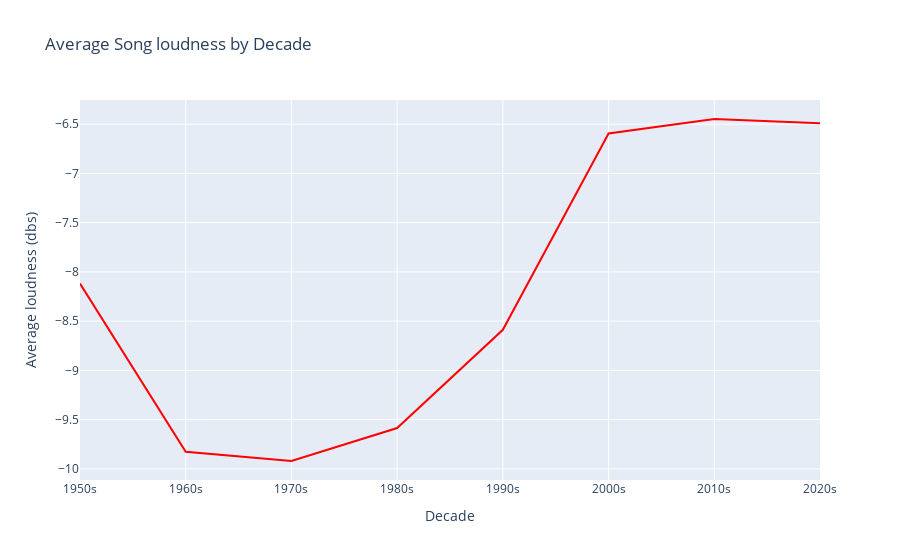

The code cell stored with this chart in its notebook:
### Code cell
#Are songs getting Louder? 
# -7 is louder than -10, meaning songs are at an all time high in loudness 
fig = go.Figure(data=go.Scatter(x=dec.index, y = dec['loudness'], mode='lines'))
fig.update_traces(line_color='red')
fig.update_layout(title='Average Song loudness by Decade', xaxis_title='Decade', yaxis_title='Average loudness (dbs)')

### Figure 1 — Plotly figure (JSON) as saved in the notebook; plotly's stock layout.template omitted (floating-point values rounded to 4 significant figures)
{"data": [{"line": {"color": "red"}, "mode": "lines", "type": "scatter", "x": ["1950s", "1960s", "1970s", "1980s", "1990s", "2000s", "2010s", "2020s"], "y": [-8.119, -9.827, -9.92, -9.585, -8.588, -6.594, -6.447, -6.49]}], "layout": {"autosize": true, "title": {"text": "Average Song loudness by Decade"}, "xaxis": {"autorange": true, "range": [0, 7], "title": {"text": "Decade"}, "type": "category"}, "yaxis": {"autorange": true, "range": [-10.11, -6.254], "title": {"text": "Average loudness (dbs)"}, "type": "linear"}}}
